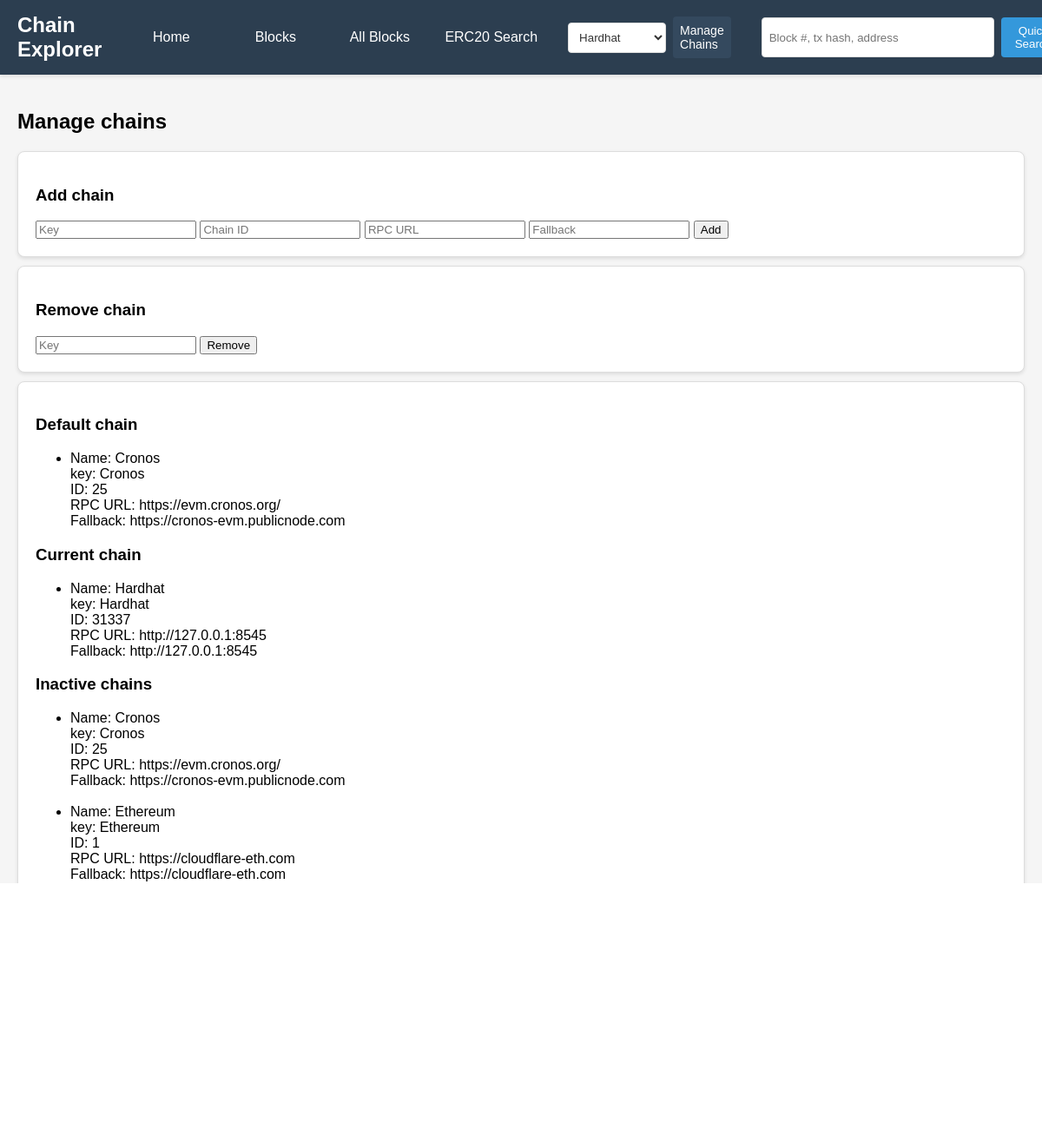
The page /manage-chains?chain=Hardhat on the database as committed earlier.
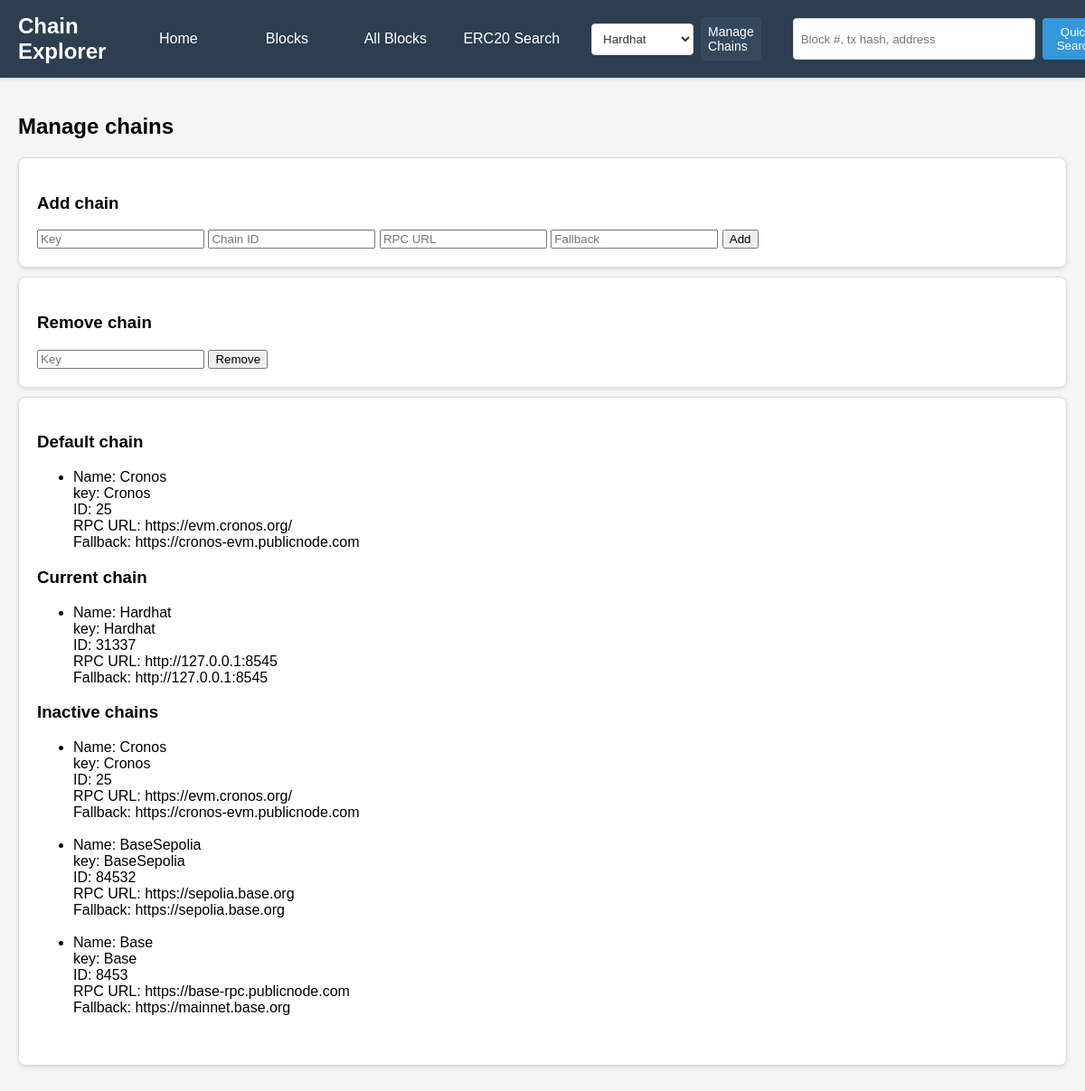
The same page on the database as committed later.
### models/chains.py (models this page shows)
class Chain(db.Model):
    __tablename__ = 'chains'
    id = db.Column(db.Integer, primary_key=True)
    key = db.Column(db.String(50), unique=True)
    chain_id = db.Column(db.Integer)
    rpc_url = db.Column(db.String(500))
    fallback = db.Column(db.String(500))
    is_preset = db.Column(db.Boolean, default=False)
    created_at = db.Column(db.DateTime, default=datetime.utcnow)

### app.py (the view)
@app.get('/manage-chains')
def manage_chains():
    chains = get_chains()
    default_chain_key = get_default_chain()
    default_chain_obj = chains.get(default_chain_key)
    current_chain = request.args.get("chain") or default_chain_key
    current_chain_obj = chains.get(current_chain)
    return render_template('manage_chains.html',
                       default_chain_key=default_chain_key,  # Pass the KEY, not object
                       current_chain_key=current_chain,  # Pass the KEY, not object
                       current_chain_obj=current_chain_obj,      # Pass the object for display
                       default_chain=default_chain_obj,     # Pass the object for display
                       current_chain=current_chain,  # This is what the navbar needs!
                       CHAINS=get_chains(),
                       )

### config.py (called while the page is built)
def get_chains():
    try:
        from models.chains import Chain
        chains = {}
        db_chains = Chain.query.all()
        for chain in db_chains:
            rpc_url = (chain.rpc_url or chain.fallback or "").strip()
            if rpc_url:
                chains[chain.key] = {
                    "key": chain.key,
                    "chain_id": chain.chain_id,
                    "rpc_url": rpc_url,
                    "fallback": chain.fallback,
                    "is_preset": chain.is_preset,
                    "created_at": chain.created_at,
                }
            else:
                print(f"⚠️ Skipping chain {chain.key} - no RPC URL")
        return chains
    except Exception as e:
        print(f"❌ get_chains failed with error: {type(e).__name__}: {e}")
        import traceback
        traceback.print_exc()
        return {}

def get_default_chain():
    chains = get_chains()
    if not chains:
        return None
    env_chain = os.getenv("ACTIVE_CHAIN", "").strip()
    if env_chain and env_chain in chains:
        return env_chain
    return next(iter(chains.keys()))

### templates/manage_chains.html (shortened to what this page needs)
{% extends "base.html" %}
{% block content %}
    <h2>Manage chains</h2>
    <div class="box">
        <h3>Add chain</h3>
        <form method="post" action="{{ url_for('add_chain') }}">
            <input type="text" name="key" placeholder="Key">
            <input type="text" name="chain_id" placeholder="Chain ID">
            <input type="text" name="rpc_url" placeholder="RPC URL">
            <input type="text" name="fallback" placeholder="Fallback">
            <button type="submit">Add</button>
        </form>
    </div>
    <div class="box">
        <h3>Remove chain</h3>
        <form method="post" action="{{ url_for('remove_chain') }}">
            <input type="text" name="key" placeholder="Key">
            <button type="submit">Remove</button>
        </form>
    </div>
    <div class="box">
        <h3>Default chain</h3>
        <ul>
          <li>Name: {{default_chain.key }}<br> key: {{ default_chain_key }}<br>ID: {{ default_chain.chain_id }} <br> RPC URL: {{ default_chain.rpc_url }} <br> Fallback: {{ default_chain.fallback }}</li>
        </ul>
        <h3>Current chain</h3>
        <ul>
          <li>Name: {{current_chain_obj.key }}<br> key: {{ current_chain_key }}<br>ID: {{ current_chain_obj.chain_id }} <br> RPC URL: {{ current_chain_obj.rpc_url }} <br> Fallback: {{ current_chain_obj.fallback }}</li>
        </ul>
        <h3>Inactive chains</h3>
        <ul>
          {% for key, chain in CHAINS.items() %}
            {% if key != current_chain_key %}
              <li>Name: {{ chain.key }} <br> key: {{ key }}<br>ID: {{ chain.chain_id }} <br> RPC URL: {{ chain.rpc_url }} <br> Fallback: {{ chain.fallback }}</li>
              <br>
            {% endif %}
          {% endfor %}
        </ul>
      </div>
{% endblock %}

### templates/base.html (shortened to what this page needs)
<!DOCTYPE html>
<html>
<head>
    <link rel="stylesheet" href="{{ url_for('static', filename='style.css') }}">
</head>
<body>
    <nav class="navbar">
        <div class="nav-container">
            <div class="nav-brand">
                <a href="{{ url_for('home', chain=current_chain) }}" style="color: white; text-decoration: none;">Chain Explorer</a>
            </div>
            <ul class="nav-menu">
                <li class="nav-item">
                    <a href="{{ url_for('home', chain=current_chain) }}" class="nav-link {% if request.endpoint == 'home' %}active{% endif %}">Home</a>
                </li>
                <li class="nav-item">
                    <a href="{{ url_for('block_page', ref='latest', chain=current_chain) }}" class="nav-link {% if request.endpoint == 'block_page' %}active{% endif %}">Blocks</a>
                </li>
                <li class="nav-item">
                    <a href="{{ url_for('all_blocks', chain=current_chain) }}" class="nav-link {% if request.endpoint == 'all_blocks' %}active{% endif %}">All Blocks</a>
                </li>
                <li class="nav-item">
                    <a href="{{ url_for('searchfor', chain=current_chain) }}" class="nav-link {% if request.endpoint == 'searchfor' %}active{% endif %}">ERC20 Search</a>
                </li>
            </ul>
            <div class="nav-right">
                <div class="chain-selector">
                    <select onchange="changeChain(this.value)">
                        {% for key, chain in CHAINS.items() %}
                        <option value="{{ key }}" {% if key == current_chain %}selected{% endif %}>
                            {{ key }}
                        </option>
                        {% endfor %}
                    </select>
                    <div class="chain-buttons">
                        <a href="{{ url_for('manage_chains', chain=current_chain) }}" class="chain-btn add-btn" title="Manage Chains">Manage Chains</a>
                    </div>
                </div>
                <form action="{{ url_for('search') }}" method="get" class="search-form">
                    <input name="q" placeholder="Block #, tx hash, address" class="search-input" required>
                    <button type="submit" class="search-button">Quick Search</button>
                </form>
            </div>
        </div>
    </nav>
    <div class="main-content">
        {% block content %}{% endblock %}
    </div>
</body>
</html>

### static/style.css (style rules this page uses)
.nav-menu { display: flex; list-style: none; margin: 0; padding: 0; align-items: center; }
.nav-item { margin: 0; display: flex; align-items: center; }
.nav-link { color: white; text-decoration: none; padding: 20px 15px; display: block; transition: background 0.2s ease; white-space: nowrap; text-align: center; min-width: 120px; height: 60px; line-height: 20px; box-sizing: border-box; }
.chain-selector { display: flex; align-items: center; gap: 8px; justify-content: space-between; width: 100%; max-width: 1200px; margin: 0 auto; padding: 0 20px; }
.chain-buttons { display: flex; gap: 4px; }
.chain-btn { padding: 8px; border-radius: 4px; background: #34495e; color: white; text-decoration: none; font-size: 14px; transition: background 0.2s ease; display: flex; align-items: center; justify-content: center; min-width: 32px; height: 32px; }

### templates/base.html (style rules this page uses)
body { font-family: Arial, sans-serif; margin: 0; background: #f5f5f5; }
.navbar { background: #2c3e50; color: white; padding: 0; box-shadow: 0 2px 4px rgba(0,0,0,0.1); }
.nav-container { max-width: 100%; margin: 0 auto; display: flex; justify-content: space-between; align-items: center; }
.nav-brand { font-size: 1.5em; font-weight: bold; padding: 15px 20px; }
.nav-menu { display: flex; list-style: none; margin: 0; padding: 0; }
.nav-item { margin: 0; align-items: center; }
.nav-link { color: white; text-decoration: none; padding: 20px 1px; display: block; transition: background 0.2s ease; }
.nav-right { display: flex; align-items: center; gap: 15px; }
.chain-selector { margin: 0; }
.chain-selector select { padding: 8px; border-radius: 4px; border: 1px solid #ddd; background: white; color: #333; }
.search-form { display: flex; gap: 8px; }
.search-input { padding: 8px; border-radius: 4px; border: 1px solid #ddd; min-width: 250px; }
.search-button { padding: 8px 16px; background: #3498db; color: white; border: none; border-radius: 4px; cursor: pointer; }
.main-content { padding: 20px; }
.box { background: white; border: 1px solid #ddd; border-radius: 8px; padding: 20px; margin: 10px 0; box-shadow: 0 2px 4px rgba(0,0,0,0.1); }

Rows that differ between the two databases and show on the page:
removed Chain: key "Ethereum", chain_id "1", rpc_url "https://cloudflare-eth.com", fallback "https://cloudflare-eth.com"
added Chain: key "BaseSepolia", chain_id "84532", rpc_url "https://sepolia.base.org", fallback "https://sepolia.base.org"
added Chain: key "Base", chain_id "8453", rpc_url "https://base-rpc.publicnode.com", fallback "https://mainnet.base.org"
